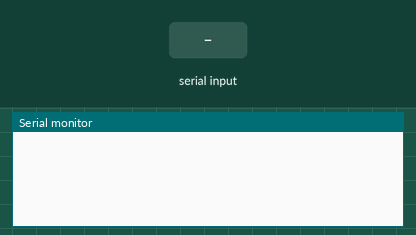
Bench run of a sketch on a simulated Arduino Uno, built with avr-gcc and run on an emulated ATmega328P. On the bench: the last lines printed to the serial monitor. The inputs (shaded band) are chosen by the test bench.

Above: at 1.2 s.
1.3 s: "JACKPOT" received over the second serial link
At 1.7 s:
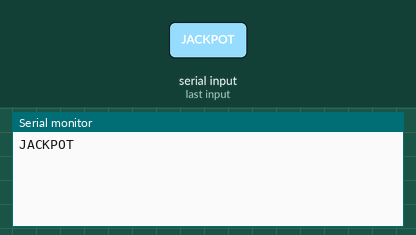
2.8 s: "90,45\n" received over the second serial link
At 4.2 s:
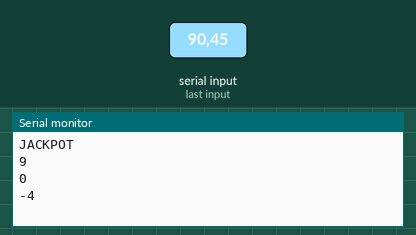

Measured:
- after the input at 1.3 s, the serial monitor: prints a new line at once (image 1)
- after the input at 2.8 s, the serial monitor: prints a new line at once (image 2)

The sketch:

bleBasic.ino
```cpp
#include <SoftwareSerial.h>
SoftwareSerial BTSerial(4,5); //TX, RX
String byteToString = "";
int inputValue[3] = {1,2,3};
bool commandActive = false;
int inputCount = 0;

void setup() {
  Serial.begin(9600);
  BTSerial.begin(9600);
}

void loop() {
 while(BTSerial.available()) {//안드로이드 앱에서 아두이노로 데이터 전송
    byte data = BTSerial.read();//바이트 단위로 읽힘

    //JACKPOT의 J가 들어오면 byteToString 값 초기화
    if(data == 'J'){
      byteToString = "";
    }

    byteToString += char(data); //char로 형변환 안하면 숫자만 저장됨

    //커맨드 들어옴
    if(byteToString == "JACKPOT"){
      Serial.println(byteToString);
      commandActive = true;
      byteToString = "";
      continue;
    }

    //JACKPOT 커맨드 받고 뒤 값 3개 받는 과정
    if(commandActive){
      inputValue[inputCount] = data - 48;//어차피 숫자라 형변환 필요 없음, 아스키코드 형태라서 -48이나 -'0'해야함
      inputCount += 1;
    }

    //값 3개 다 받았으면 출력
    if(inputCount == 3){
      inputCount = 0;
      commandActive = false;
      for(int i=0; i<3; i++){
        Serial.println(inputValue[i]);
      }
    }
  }
}
```
